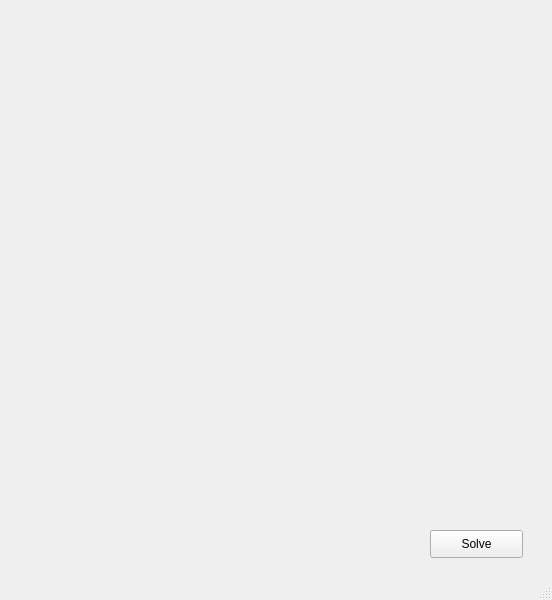
<?xml version="1.0" encoding="UTF-8"?>
<ui version="4.0">
 <class>MainWindow</class>
 <widget class="QMainWindow" name="MainWindow">
  <property name="geometry">
   <rect>
    <x>0</x>
    <y>0</y>
    <width>552</width>
    <height>600</height>
   </rect>
  </property>
  <property name="minimumSize">
   <size>
    <width>552</width>
    <height>600</height>
   </size>
  </property>
  <property name="maximumSize">
   <size>
    <width>552</width>
    <height>600</height>
   </size>
  </property>
  <property name="windowTitle">
   <string>Sudoku Solver</string>
  </property>
  <widget class="QWidget" name="centralWidget">
   <widget class="QPushButton" name="pushButton">
    <property name="geometry">
     <rect>
      <x>430</x>
      <y>530</y>
      <width>93</width>
      <height>28</height>
     </rect>
    </property>
    <property name="text">
     <string>Solve</string>
    </property>
   </widget>
   <widget class="QWidget" name="gridLayoutWidget">
    <property name="geometry">
     <rect>
      <x>20</x>
      <y>20</y>
      <width>521</width>
      <height>501</height>
     </rect>
    </property>
    <layout class="QGridLayout" name="gridLayout">
     <property name="sizeConstraint">
      <enum>QLayout::SetDefaultConstraint</enum>
     </property>
     <item row="7" column="3">
      <widget class="QLabel" name="label_37">
       <property name="text">
        <string/>
       </property>
       <property name="scaledContents">
        <bool>true</bool>
       </property>
       <property name="alignment">
        <set>Qt::AlignCenter</set>
       </property>
      </widget>
     </item>
     <item row="1" column="7">
      <widget class="QLabel" name="label_71">
       <property name="text">
        <string/>
       </property>
       <property name="scaledContents">
        <bool>true</bool>
       </property>
       <property name="alignment">
        <set>Qt::AlignCenter</set>
       </property>
      </widget>
     </item>
     <item row="0" column="8">
      <widget class="QLabel" name="label_80">
       <property name="text">
        <string/>
       </property>
       <property name="scaledContents">
        <bool>true</bool>
       </property>
       <property name="alignment">
        <set>Qt::AlignCenter</set>
       </property>
      </widget>
     </item>
     <item row="2" column="6">
      <widget class="QLabel" name="label_62">
       <property name="text">
        <string/>
       </property>
       <property name="scaledContents">
        <bool>true</bool>
       </property>
       <property name="alignment">
        <set>Qt::AlignCenter</set>
       </property>
      </widget>
     </item>
     <item row="6" column="3">
      <widget class="QLabel" name="label_36">
       <property name="text">
        <string/>
       </property>
       <property name="scaledContents">
        <bool>true</bool>
       </property>
       <property name="alignment">
        <set>Qt::AlignCenter</set>
       </property>
      </widget>
     </item>
     <item row="5" column="3">
      <widget class="QLabel" name="label_35">
       <property name="text">
        <string/>
       </property>
       <property name="scaledContents">
        <bool>true</bool>
       </property>
       <property name="alignment">
        <set>Qt::AlignCenter</set>
       </property>
      </widget>
     </item>
     <item row="4" column="5">
      <widget class="QLabel" name="label_54">
       <property name="text">
        <string/>
       </property>
       <property name="scaledContents">
        <bool>true</bool>
       </property>
       <property name="alignment">
        <set>Qt::AlignCenter</set>
       </property>
      </widget>
     </item>
     <item row="0" column="0">
      <widget class="QLabel" name="label_00">
       <property name="text">
        <string/>
       </property>
       <property name="scaledContents">
        <bool>true</bool>
       </property>
       <property name="alignment">
        <set>Qt::AlignCenter</set>
       </property>
      </widget>
     </item>
     <item row="5" column="4">
      <widget class="QLabel" name="label_45">
       <property name="text">
        <string/>
       </property>
       <property name="scaledContents">
        <bool>true</bool>
       </property>
       <property name="alignment">
        <set>Qt::AlignCenter</set>
       </property>
      </widget>
     </item>
     <item row="5" column="2">
      <widget class="QLabel" name="label_25">
       <property name="text">
        <string/>
       </property>
       <property name="scaledContents">
        <bool>true</bool>
       </property>
       <property name="alignment">
        <set>Qt::AlignCenter</set>
       </property>
      </widget>
     </item>
     <item row="5" column="0">
      <widget class="QLabel" name="label_05">
       <property name="text">
        <string/>
       </property>
       <property name="scaledContents">
        <bool>true</bool>
       </property>
       <property name="alignment">
        <set>Qt::AlignCenter</set>
       </property>
      </widget>
     </item>
     <item row="1" column="6">
      <widget class="QLabel" name="label_61">
       <property name="text">
        <string/>
       </property>
       <property name="scaledContents">
        <bool>true</bool>
       </property>
       <property name="alignment">
        <set>Qt::AlignCenter</set>
       </property>
      </widget>
     </item>
     <item row="4" column="0">
      <widget class="QLabel" name="label_04">
       <property name="text">
        <string/>
       </property>
       <property name="scaledContents">
        <bool>true</bool>
       </property>
       <property name="alignment">
        <set>Qt::AlignCenter</set>
       </property>
      </widget>
     </item>
     <item row="5" column="8">
      <widget class="QLabel" name="label_85">
       <property name="text">
        <string/>
       </property>
       <property name="scaledContents">
        <bool>true</bool>
       </property>
       <property name="alignment">
        <set>Qt::AlignCenter</set>
       </property>
      </widget>
     </item>
     <item row="3" column="8">
      <widget class="QLabel" name="label_83">
       <property name="text">
        <string/>
       </property>
       <property name="scaledContents">
        <bool>true</bool>
       </property>
       <property name="alignment">
        <set>Qt::AlignCenter</set>
       </property>
      </widget>
     </item>
     <item row="8" column="0">
      <widget class="QLabel" name="label_08">
       <property name="text">
        <string/>
       </property>
       <property name="scaledContents">
        <bool>true</bool>
       </property>
       <property name="alignment">
        <set>Qt::AlignCenter</set>
       </property>
      </widget>
     </item>
     <item row="3" column="6">
      <widget class="QLabel" name="label_63">
       <property name="text">
        <string/>
       </property>
       <property name="scaledContents">
        <bool>true</bool>
       </property>
       <property name="alignment">
        <set>Qt::AlignCenter</set>
       </property>
      </widget>
     </item>
     <item row="8" column="8">
      <widget class="QLabel" name="label_88">
       <property name="text">
        <string/>
       </property>
       <property name="scaledContents">
        <bool>true</bool>
       </property>
       <property name="alignment">
        <set>Qt::AlignCenter</set>
       </property>
      </widget>
     </item>
     <item row="1" column="8">
      <widget class="QLabel" name="label_81">
       <property name="text">
        <string/>
       </property>
       <property name="scaledContents">
        <bool>true</bool>
       </property>
       <property name="alignment">
        <set>Qt::AlignCenter</set>
       </property>
      </widget>
     </item>
     <item row="4" column="8">
      <widget class="QLabel" name="label_84">
       <property name="text">
        <string/>
       </property>
       <property name="scaledContents">
        <bool>true</bool>
       </property>
       <property name="alignment">
        <set>Qt::AlignCenter</set>
       </property>
      </widget>
     </item>
     <item row="0" column="6">
      <widget class="QLabel" name="label_60">
       <property name="text">
        <string/>
       </property>
       <property name="scaledContents">
        <bool>true</bool>
       </property>
       <property name="alignment">
        <set>Qt::AlignCenter</set>
       </property>
      </widget>
     </item>
     <item row="1" column="0">
      <widget class="QLabel" name="label_01">
       <property name="text">
        <string/>
       </property>
       <property name="scaledContents">
        <bool>true</bool>
       </property>
       <property name="alignment">
        <set>Qt::AlignCenter</set>
       </property>
      </widget>
     </item>
     <item row="3" column="0">
      <widget class="QLabel" name="label_03">
       <property name="text">
        <string/>
       </property>
       <property name="scaledContents">
        <bool>true</bool>
       </property>
       <property name="alignment">
        <set>Qt::AlignCenter</set>
       </property>
      </widget>
     </item>
     <item row="4" column="6">
      <widget class="QLabel" name="label_64">
       <property name="text">
        <string/>
       </property>
       <property name="scaledContents">
        <bool>true</bool>
       </property>
       <property name="alignment">
        <set>Qt::AlignCenter</set>
       </property>
      </widget>
     </item>
     <item row="5" column="6">
      <widget class="QLabel" name="label_65">
       <property name="text">
        <string/>
       </property>
       <property name="scaledContents">
        <bool>true</bool>
       </property>
       <property name="alignment">
        <set>Qt::AlignCenter</set>
       </property>
      </widget>
     </item>
     <item row="8" column="6">
      <widget class="QLabel" name="label_68">
       <property name="text">
        <string/>
       </property>
       <property name="scaledContents">
        <bool>true</bool>
       </property>
       <property name="alignment">
        <set>Qt::AlignCenter</set>
       </property>
      </widget>
     </item>
     <item row="5" column="1">
      <widget class="QLabel" name="label_15">
       <property name="text">
        <string/>
       </property>
       <property name="scaledContents">
        <bool>true</bool>
       </property>
       <property name="alignment">
        <set>Qt::AlignCenter</set>
       </property>
      </widget>
     </item>
     <item row="6" column="0">
      <widget class="QLabel" name="label_06">
       <property name="text">
        <string/>
       </property>
       <property name="scaledContents">
        <bool>true</bool>
       </property>
       <property name="alignment">
        <set>Qt::AlignCenter</set>
       </property>
      </widget>
     </item>
     <item row="7" column="0">
      <widget class="QLabel" name="label_07">
       <property name="text">
        <string/>
       </property>
       <property name="scaledContents">
        <bool>true</bool>
       </property>
       <property name="alignment">
        <set>Qt::AlignCenter</set>
       </property>
      </widget>
     </item>
     <item row="6" column="1">
      <widget class="QLabel" name="label_16">
       <property name="text">
        <string/>
       </property>
       <property name="scaledContents">
        <bool>true</bool>
       </property>
       <property name="alignment">
        <set>Qt::AlignCenter</set>
       </property>
      </widget>
     </item>
     <item row="7" column="1">
      <widget class="QLabel" name="label_17">
       <property name="text">
        <string/>
       </property>
       <property name="scaledContents">
        <bool>true</bool>
       </property>
       <property name="alignment">
        <set>Qt::AlignCenter</set>
       </property>
      </widget>
     </item>
     <item row="8" column="1">
      <widget class="QLabel" name="label_18">
       <property name="text">
        <string/>
       </property>
       <property name="scaledContents">
        <bool>true</bool>
       </property>
       <property name="alignment">
        <set>Qt::AlignCenter</set>
       </property>
      </widget>
     </item>
     <item row="8" column="2">
      <widget class="QLabel" name="label_28">
       <property name="text">
        <string/>
       </property>
       <property name="scaledContents">
        <bool>true</bool>
       </property>
       <property name="alignment">
        <set>Qt::AlignCenter</set>
       </property>
      </widget>
     </item>
     <item row="7" column="2">
      <widget class="QLabel" name="label_27">
       <property name="text">
        <string/>
       </property>
       <property name="scaledContents">
        <bool>true</bool>
       </property>
       <property name="alignment">
        <set>Qt::AlignCenter</set>
       </property>
      </widget>
     </item>
     <item row="6" column="2">
      <widget class="QLabel" name="label_26">
       <property name="text">
        <string/>
       </property>
       <property name="scaledContents">
        <bool>true</bool>
       </property>
       <property name="alignment">
        <set>Qt::AlignCenter</set>
       </property>
      </widget>
     </item>
     <item row="4" column="1">
      <widget class="QLabel" name="label_14">
       <property name="text">
        <string/>
       </property>
       <property name="scaledContents">
        <bool>true</bool>
       </property>
       <property name="alignment">
        <set>Qt::AlignCenter</set>
       </property>
      </widget>
     </item>
     <item row="3" column="1">
      <widget class="QLabel" name="label_13">
       <property name="text">
        <string/>
       </property>
       <property name="scaledContents">
        <bool>true</bool>
       </property>
       <property name="alignment">
        <set>Qt::AlignCenter</set>
       </property>
      </widget>
     </item>
     <item row="2" column="0">
      <widget class="QLabel" name="label_02">
       <property name="text">
        <string/>
       </property>
       <property name="scaledContents">
        <bool>true</bool>
       </property>
       <property name="alignment">
        <set>Qt::AlignCenter</set>
       </property>
      </widget>
     </item>
     <item row="2" column="1">
      <widget class="QLabel" name="label_12">
       <property name="text">
        <string/>
       </property>
       <property name="scaledContents">
        <bool>true</bool>
       </property>
       <property name="alignment">
        <set>Qt::AlignCenter</set>
       </property>
      </widget>
     </item>
     <item row="1" column="1">
      <widget class="QLabel" name="label_11">
       <property name="text">
        <string/>
       </property>
       <property name="scaledContents">
        <bool>true</bool>
       </property>
       <property name="alignment">
        <set>Qt::AlignCenter</set>
       </property>
      </widget>
     </item>
     <item row="0" column="1">
      <widget class="QLabel" name="label_10">
       <property name="text">
        <string/>
       </property>
       <property name="scaledContents">
        <bool>true</bool>
       </property>
       <property name="alignment">
        <set>Qt::AlignCenter</set>
       </property>
      </widget>
     </item>
     <item row="0" column="2">
      <widget class="QLabel" name="label_20">
       <property name="text">
        <string/>
       </property>
       <property name="scaledContents">
        <bool>true</bool>
       </property>
       <property name="alignment">
        <set>Qt::AlignCenter</set>
       </property>
      </widget>
     </item>
     <item row="1" column="2">
      <widget class="QLabel" name="label_21">
       <property name="text">
        <string/>
       </property>
       <property name="scaledContents">
        <bool>true</bool>
       </property>
       <property name="alignment">
        <set>Qt::AlignCenter</set>
       </property>
      </widget>
     </item>
     <item row="2" column="2">
      <widget class="QLabel" name="label_22">
       <property name="text">
        <string/>
       </property>
       <property name="scaledContents">
        <bool>true</bool>
       </property>
       <property name="alignment">
        <set>Qt::AlignCenter</set>
       </property>
      </widget>
     </item>
     <item row="3" column="2">
      <widget class="QLabel" name="label_23">
       <property name="text">
        <string/>
       </property>
       <property name="scaledContents">
        <bool>true</bool>
       </property>
       <property name="alignment">
        <set>Qt::AlignCenter</set>
       </property>
      </widget>
     </item>
     <item row="4" column="2">
      <widget class="QLabel" name="label_24">
       <property name="text">
        <string/>
       </property>
       <property name="scaledContents">
        <bool>true</bool>
       </property>
       <property name="alignment">
        <set>Qt::AlignCenter</set>
       </property>
      </widget>
     </item>
     <item row="8" column="3">
      <widget class="QLabel" name="label_38">
       <property name="text">
        <string/>
       </property>
       <property name="scaledContents">
        <bool>true</bool>
       </property>
       <property name="alignment">
        <set>Qt::AlignCenter</set>
       </property>
      </widget>
     </item>
     <item row="8" column="4">
      <widget class="QLabel" name="label_48">
       <property name="text">
        <string/>
       </property>
       <property name="scaledContents">
        <bool>true</bool>
       </property>
       <property name="alignment">
        <set>Qt::AlignCenter</set>
       </property>
      </widget>
     </item>
     <item row="8" column="5">
      <widget class="QLabel" name="label_58">
       <property name="text">
        <string/>
       </property>
       <property name="scaledContents">
        <bool>true</bool>
       </property>
       <property name="alignment">
        <set>Qt::AlignCenter</set>
       </property>
      </widget>
     </item>
     <item row="8" column="7">
      <widget class="QLabel" name="label_78">
       <property name="text">
        <string/>
       </property>
       <property name="scaledContents">
        <bool>true</bool>
       </property>
       <property name="alignment">
        <set>Qt::AlignCenter</set>
       </property>
      </widget>
     </item>
     <item row="4" column="3">
      <widget class="QLabel" name="label_34">
       <property name="text">
        <string/>
       </property>
       <property name="scaledContents">
        <bool>true</bool>
       </property>
       <property name="alignment">
        <set>Qt::AlignCenter</set>
       </property>
      </widget>
     </item>
     <item row="3" column="3">
      <widget class="QLabel" name="label_33">
       <property name="text">
        <string/>
       </property>
       <property name="scaledContents">
        <bool>true</bool>
       </property>
       <property name="alignment">
        <set>Qt::AlignCenter</set>
       </property>
      </widget>
     </item>
     <item row="2" column="3">
      <widget class="QLabel" name="label_32">
       <property name="text">
        <string/>
       </property>
       <property name="scaledContents">
        <bool>true</bool>
       </property>
       <property name="alignment">
        <set>Qt::AlignCenter</set>
       </property>
      </widget>
     </item>
     <item row="1" column="3">
      <widget class="QLabel" name="label_31">
       <property name="text">
        <string/>
       </property>
       <property name="scaledContents">
        <bool>true</bool>
       </property>
       <property name="alignment">
        <set>Qt::AlignCenter</set>
       </property>
      </widget>
     </item>
     <item row="0" column="3">
      <widget class="QLabel" name="label_30">
       <property name="text">
        <string/>
       </property>
       <property name="scaledContents">
        <bool>true</bool>
       </property>
       <property name="alignment">
        <set>Qt::AlignCenter</set>
       </property>
      </widget>
     </item>
     <item row="0" column="4">
      <widget class="QLabel" name="label_40">
       <property name="text">
        <string/>
       </property>
       <property name="scaledContents">
        <bool>true</bool>
       </property>
       <property name="alignment">
        <set>Qt::AlignCenter</set>
       </property>
      </widget>
     </item>
     <item row="1" column="4">
      <widget class="QLabel" name="label_41">
       <property name="text">
        <string/>
       </property>
       <property name="scaledContents">
        <bool>true</bool>
       </property>
       <property name="alignment">
        <set>Qt::AlignCenter</set>
       </property>
      </widget>
     </item>
     <item row="2" column="4">
      <widget class="QLabel" name="label_42">
       <property name="text">
        <string/>
       </property>
       <property name="scaledContents">
        <bool>true</bool>
       </property>
       <property name="alignment">
        <set>Qt::AlignCenter</set>
       </property>
      </widget>
     </item>
     <item row="3" column="4">
      <widget class="QLabel" name="label_43">
       <property name="text">
        <string/>
       </property>
       <property name="scaledContents">
        <bool>true</bool>
       </property>
       <property name="alignment">
        <set>Qt::AlignCenter</set>
       </property>
      </widget>
     </item>
     <item row="4" column="4">
      <widget class="QLabel" name="label_44">
       <property name="text">
        <string/>
       </property>
       <property name="scaledContents">
        <bool>true</bool>
       </property>
       <property name="alignment">
        <set>Qt::AlignCenter</set>
       </property>
      </widget>
     </item>
     <item row="6" column="4">
      <widget class="QLabel" name="label_46">
       <property name="text">
        <string/>
       </property>
       <property name="scaledContents">
        <bool>true</bool>
       </property>
       <property name="alignment">
        <set>Qt::AlignCenter</set>
       </property>
      </widget>
     </item>
     <item row="7" column="4">
      <widget class="QLabel" name="label_47">
       <property name="text">
        <string/>
       </property>
       <property name="scaledContents">
        <bool>true</bool>
       </property>
       <property name="alignment">
        <set>Qt::AlignCenter</set>
       </property>
      </widget>
     </item>
     <item row="7" column="5">
      <widget class="QLabel" name="label_57">
       <property name="text">
        <string/>
       </property>
       <property name="scaledContents">
        <bool>true</bool>
       </property>
       <property name="alignment">
        <set>Qt::AlignCenter</set>
       </property>
      </widget>
     </item>
     <item row="6" column="5">
      <widget class="QLabel" name="label_56">
       <property name="text">
        <string/>
       </property>
       <property name="scaledContents">
        <bool>true</bool>
       </property>
       <property name="alignment">
        <set>Qt::AlignCenter</set>
       </property>
      </widget>
     </item>
     <item row="5" column="5">
      <widget class="QLabel" name="label_55">
       <property name="text">
        <string/>
       </property>
       <property name="scaledContents">
        <bool>true</bool>
       </property>
       <property name="alignment">
        <set>Qt::AlignCenter</set>
       </property>
      </widget>
     </item>
     <item row="3" column="5">
      <widget class="QLabel" name="label_53">
       <property name="text">
        <string/>
       </property>
       <property name="scaledContents">
        <bool>true</bool>
       </property>
       <property name="alignment">
        <set>Qt::AlignCenter</set>
       </property>
      </widget>
     </item>
     <item row="2" column="5">
      <widget class="QLabel" name="label_52">
       <property name="text">
        <string/>
       </property>
       <property name="scaledContents">
        <bool>true</bool>
       </property>
       <property name="alignment">
        <set>Qt::AlignCenter</set>
       </property>
      </widget>
     </item>
     <item row="1" column="5">
      <widget class="QLabel" name="label_51">
       <property name="text">
        <string/>
       </property>
       <property name="scaledContents">
        <bool>true</bool>
       </property>
       <property name="alignment">
        <set>Qt::AlignCenter</set>
       </property>
      </widget>
     </item>
     <item row="0" column="5">
      <widget class="QLabel" name="label_50">
       <property name="text">
        <string/>
       </property>
       <property name="scaledContents">
        <bool>true</bool>
       </property>
       <property name="alignment">
        <set>Qt::AlignCenter</set>
       </property>
      </widget>
     </item>
     <item row="0" column="7">
      <widget class="QLabel" name="label_70">
       <property name="text">
        <string/>
       </property>
       <property name="scaledContents">
        <bool>true</bool>
       </property>
       <property name="alignment">
        <set>Qt::AlignCenter</set>
       </property>
      </widget>
     </item>
     <item row="2" column="7">
      <widget class="QLabel" name="label_72">
       <property name="text">
        <string/>
       </property>
       <property name="scaledContents">
        <bool>true</bool>
       </property>
       <property name="alignment">
        <set>Qt::AlignCenter</set>
       </property>
      </widget>
     </item>
     <item row="2" column="8">
      <widget class="QLabel" name="label_82">
       <property name="text">
        <string/>
       </property>
       <property name="scaledContents">
        <bool>true</bool>
       </property>
       <property name="alignment">
        <set>Qt::AlignCenter</set>
       </property>
      </widget>
     </item>
     <item row="3" column="7">
      <widget class="QLabel" name="label_73">
       <property name="text">
        <string/>
       </property>
       <property name="scaledContents">
        <bool>true</bool>
       </property>
       <property name="alignment">
        <set>Qt::AlignCenter</set>
       </property>
      </widget>
     </item>
     <item row="4" column="7">
      <widget class="QLabel" name="label_74">
       <property name="text">
        <string/>
       </property>
       <property name="scaledContents">
        <bool>true</bool>
       </property>
       <property name="alignment">
        <set>Qt::AlignCenter</set>
       </property>
      </widget>
     </item>
     <item row="5" column="7">
      <widget class="QLabel" name="label_75">
       <property name="text">
        <string/>
       </property>
       <property name="scaledContents">
        <bool>true</bool>
       </property>
       <property name="alignment">
        <set>Qt::AlignCenter</set>
       </property>
      </widget>
     </item>
     <item row="6" column="6">
      <widget class="QLabel" name="label_66">
       <property name="text">
        <string/>
       </property>
       <property name="scaledContents">
        <bool>true</bool>
       </property>
       <property name="alignment">
        <set>Qt::AlignCenter</set>
       </property>
      </widget>
     </item>
     <item row="7" column="6">
      <widget class="QLabel" name="label_67">
       <property name="text">
        <string/>
       </property>
       <property name="scaledContents">
        <bool>true</bool>
       </property>
       <property name="alignment">
        <set>Qt::AlignCenter</set>
       </property>
      </widget>
     </item>
     <item row="6" column="7">
      <widget class="QLabel" name="label_76">
       <property name="text">
        <string/>
       </property>
       <property name="scaledContents">
        <bool>true</bool>
       </property>
       <property name="alignment">
        <set>Qt::AlignCenter</set>
       </property>
      </widget>
     </item>
     <item row="7" column="7">
      <widget class="QLabel" name="label_77">
       <property name="text">
        <string/>
       </property>
       <property name="scaledContents">
        <bool>true</bool>
       </property>
       <property name="alignment">
        <set>Qt::AlignCenter</set>
       </property>
      </widget>
     </item>
     <item row="6" column="8">
      <widget class="QLabel" name="label_86">
       <property name="text">
        <string/>
       </property>
       <property name="scaledContents">
        <bool>true</bool>
       </property>
       <property name="alignment">
        <set>Qt::AlignCenter</set>
       </property>
      </widget>
     </item>
     <item row="7" column="8">
      <widget class="QLabel" name="label_87">
       <property name="text">
        <string/>
       </property>
       <property name="scaledContents">
        <bool>true</bool>
       </property>
       <property name="alignment">
        <set>Qt::AlignCenter</set>
       </property>
      </widget>
     </item>
    </layout>
   </widget>
  </widget>
  <widget class="QMenuBar" name="menuBar">
   <property name="geometry">
    <rect>
     <x>0</x>
     <y>0</y>
     <width>552</width>
     <height>26</height>
    </rect>
   </property>
  </widget>
  <widget class="QStatusBar" name="statusBar"/>
 </widget>
 <layoutdefault spacing="6" margin="11"/>
 <resources/>
 <connections/>
</ui>
